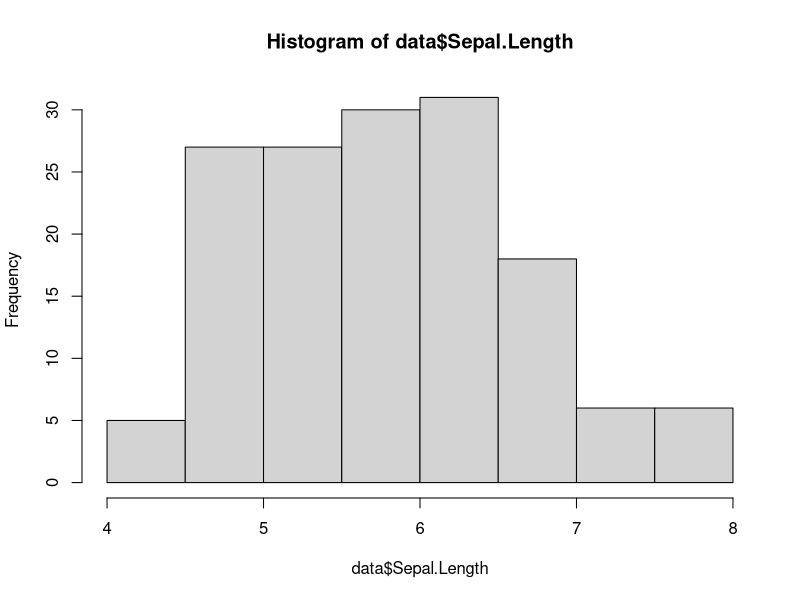
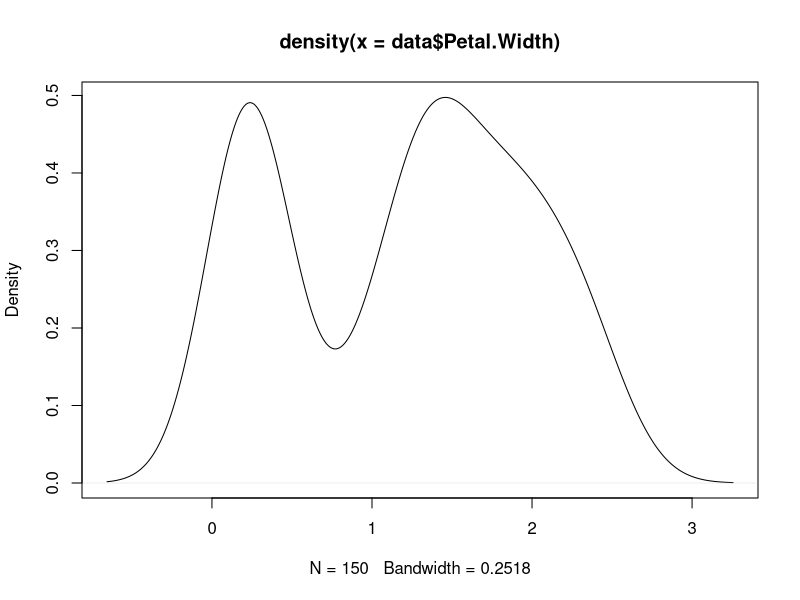
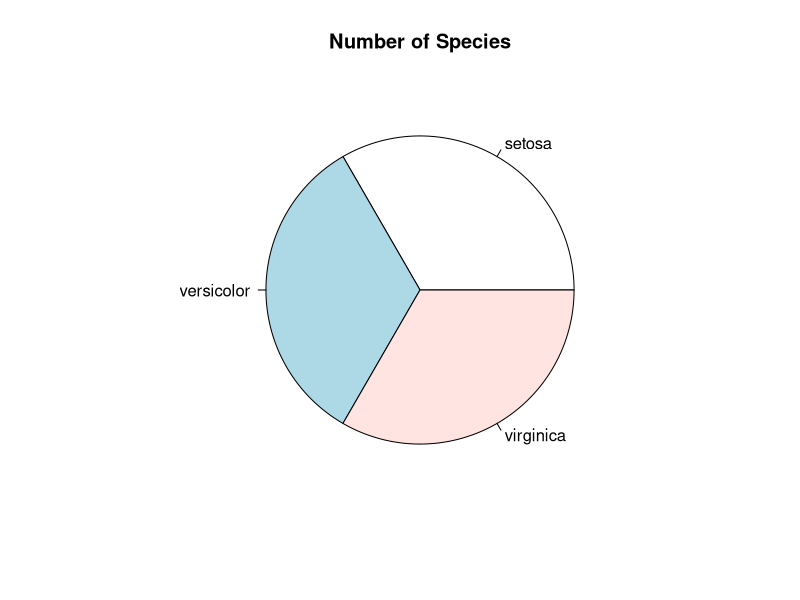
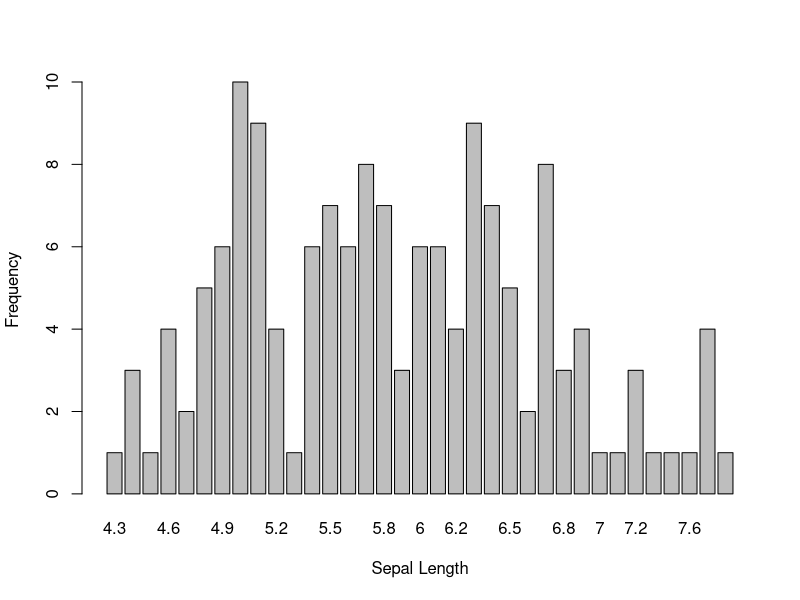
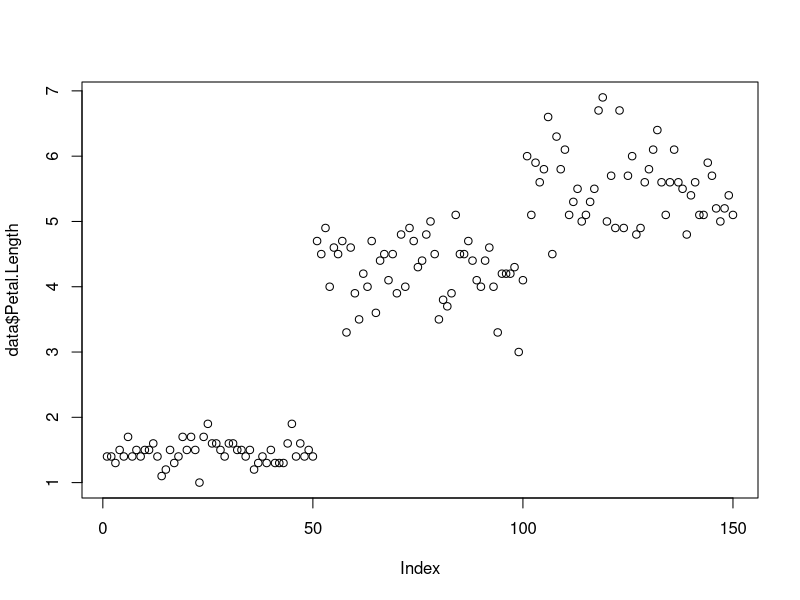

Write the R code that produced these figures, in order.
data <- iris

summary(data)
head(data)
tail(data)

mean(data$Sepal.Length)
median(data$Sepal.Width)
range(data$Petal.Length)
var(data$Petal.Width)
quantile(data$Sepal.Length)

table(data$Species)

cor(data$Sepal.Length,data$Petal.Length)
cov(data$Sepal.Length,data$Petal.Length)

#Plots
hist(data$Sepal.Length)
plot(density(data$Petal.Width))
pie(table(data$Species),main="Number of Species")
barplot(table(data$Sepal.Length),xlab="Sepal Length",ylab="Frequency")
plot(data$Petal.Length)